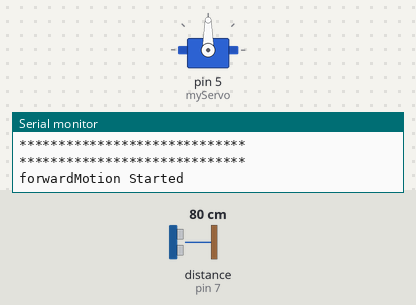
Recording of a sketch running on a simulated Arduino Uno, built with avr-gcc and run on an emulated ATmega328P. On the bench: servo, the last lines printed to the serial monitor. Wiring (inferred from the names in the program): ultrasonic range finder: trigger pin 8; echo pin 7. The test bench sets the inputs (shaded band); at power-on: distance to the obstacle (sensor on pin 7) 80 cm. The echo pulse lasts 58.3 µs per cm.

Above: at 1.2 s.
1.3 s: distance to the obstacle (sensor on pin 7) set to 38 cm
2.8 s: distance to the obstacle (sensor on pin 7) set to 32 cm
At 3.7 s:
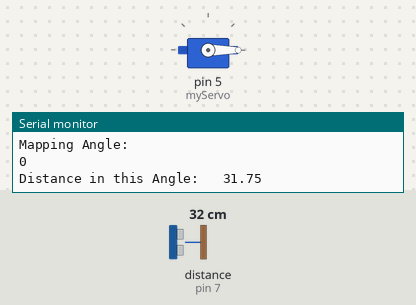
At 4.5 s:
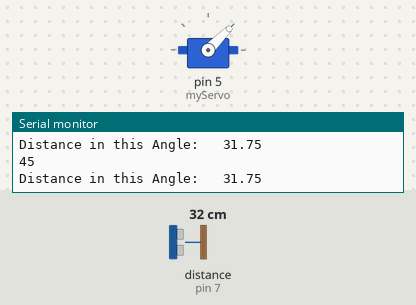
Timing chart, 0 to 14.8 s (numbered marks = the images above; inputs shaded):
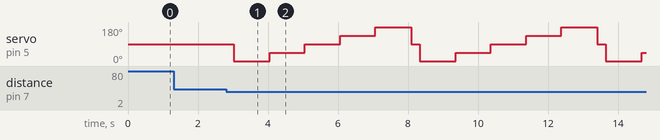

Measured:
- the behaviour switches between 36 and 35 cm on distance to the obstacle (sensor on pin 7) (found by bisection; images 0 and 1)
- after the input at 2.8 s, servo on pin 5 (myServo): 90° → 0° after 0.22 s, then repeats every 5.3 s: 45° 1.0 s, 90° 1.0 s, 135° 1.0 s, 180° 1.0 s, 90° 0.24 s, 0° 1.0 s

The sketch:

obstacle_avoider.ino
```cpp
/*
 *        Programmed By: Sabbir Ahmed
 *                       EEE-14, HSTU.
 *            Foudner & President: Alpha Tech
 *            GS: EEE-Club, HSTU.
 *            Connect Me: sabbir.eee.hstu@gmail.com
 */

#include <Servo.h>
#define ECHOPIN 7
#define TRIGPIN 8

Servo myServo;

int pos = 90, movingAngle;

float angles[181], maxDist;

void setup() {
  Serial.begin(9600);
  myServo.attach(5);
  pinMode(ECHOPIN, INPUT);
  pinMode(TRIGPIN, OUTPUT);

}

void loop() {
  if (dist() > 35) {
    forwardMotion();
  }
  if (dist() <= 35) {
    stopMotion();
    Serial.println("");
    Serial.println("*****************************");
    Serial.println("Mapping Angle: ");
    for (pos = 0 ; pos <= 180 ; pos += 45) {
      myServo.write(pos);

      Serial.println(pos);
      angles[pos] = dist();
      Serial.print("Distance in this Angle:   ");
      Serial.println(angles[pos]);
      delay(1000);
    }

    maxDist = angles[0];

    for (pos = 0; pos < 181; pos += 45) {

      if (angles[pos] > maxDist) {
        maxDist = angles[pos];
        movingAngle = pos;
        Serial.println("");
        Serial.println("*****************************");
        Serial.print("Angle Selected: ");
        Serial.println(movingAngle);
        Serial.println("*****************************");
        Serial.println("");
        Serial.println("");
      }
    }
    if (movingAngle == 0) {
      myServo.write(90);
      hardRightMotion();
    }
    if (movingAngle == 45) {
      myServo.write(90);
      rightMotion();
    }
    if (movingAngle == 90) {
      myServo.write(90);
      forwardMotion();
    }
    if (movingAngle == 135) {
      myServo.write(90);
      leftMotion();
    }
    if (movingAngle == 180) {
      myServo.write(90);
      hardLeftMotion();
    }
  }
}

/*
 * void verticalScan() {
  for (pos = 45; pos <= 135; pos += 45) {
    myServo.write(pos);
    Serial.println(pso);
    angles[pos] = dist();
    Serial.print("Distance in this Angle:   ");
    Serial.println(angles[pos]);
    delay(1000);
  }
  maxDist = angles[45];

  for(pos = 45; pos <= 135; pos += 45){
    if(angles[pos] > maxDist){
      maxDist = angles[pos];
      movingAngle = pos;
    }
  }
}

 */

float dist() {

  digitalWrite(TRIGPIN, LOW);
  delayMicroseconds(2);
  digitalWrite(TRIGPIN, HIGH);
  delayMicroseconds(10);
  digitalWrite(TRIGPIN, LOW);
  // Distance Calculation

  float distance = pulseIn(ECHOPIN, HIGH);
  distance = distance / 58.2;
  //Serial.println(distance);
  return (distance);
}

void forwardMotion() {
  digitalWrite(2, HIGH);
  digitalWrite(4, HIGH);
  Serial.println("");
  Serial.println("*****************************");
  Serial.println("");
  Serial.println("forwardMotion Started");
  Serial.println("");
  Serial.println("*****************************");
}

void rightMotion() {
  digitalWrite(2, HIGH);
  digitalWrite(4, LOW);
  Serial.println("");
  Serial.println("*****************************");
  Serial.println("");
  Serial.println("rightMotion Started");
  Serial.println("");
  Serial.println("*****************************");
}

void leftMotion() {
  digitalWrite(2, LOW);
  digitalWrite(4, HIGH);
  Serial.println("");
  Serial.println("*****************************");
  Serial.println("");
  Serial.println("leftMotion Started");
  Serial.println("");
  Serial.println("*****************************");
}

void hardRightMotion() {
  digitalWrite(2, HIGH);
  digitalWrite(5, HIGH);
  Serial.println("");
  Serial.println("*****************************");
  Serial.println("");
  Serial.println("hardRightMotion Started");
  Serial.println("");
  Serial.println("*****************************");
}

void hardLeftMotion() {
  digitalWrite(3, HIGH);
  digitalWrite(4, HIGH);
  Serial.println("");
  Serial.println("*****************************");
  Serial.println("");
  Serial.println("hardLeftMotion Started");
  Serial.println("");
  Serial.println("*****************************");
}

void backwardMotion() {
  digitalWrite(3, HIGH);
  digitalWrite(5, HIGH);
  Serial.println("");
  Serial.println("*****************************");
  Serial.println("");
  Serial.println("backwardMotion Started");
  Serial.println("");
  Serial.println("*****************************");
}


void stopMotion() {
  digitalWrite(2, LOW);
  digitalWrite(3, LOW);
  digitalWrite(4, LOW);
  digitalWrite(5, LOW);
  Serial.println("");
  Serial.println("*****************************");
  Serial.println("");
  Serial.println("Stopped all Motion");
  Serial.println("");
  Serial.println("*****************************");
}
```
